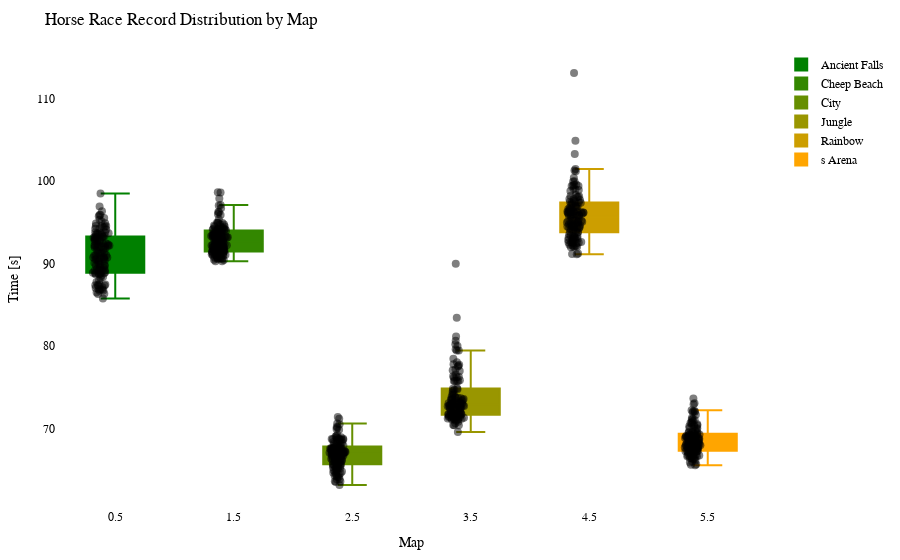

The notebook cell this image was saved under:
### Code cell
import plotly.graph_objects as go
import plotly.io as pio

df = getRecordsDataframe(minigame="Pferderennen")

# Calculate the offset for centering the data points
num_columns = len(df.columns)
offset = 0.5

# Create a Swarm plot using Plotly
fig = go.Figure()

cmap = LinearSegmentedColormap.from_list("green_orange", ["green", "orange"])
colors = [to_hex(cmap(i / (num_columns - 1))) for i in range(num_columns)]

for i, (column, color) in enumerate(zip(df.columns, colors)):
    x_values = [i + offset] * len(df[column])  # Adjust x-values with offset for horizontal centering
    fig.add_trace(go.Box(x=x_values,
                         y=df[column],
                         name=column,
                         boxpoints='all',
                         pointpos=-0.5,  # Adjust point position to prevent overlapping
                         marker=dict(color='rgba(0,0,0,0.5)', size=8),  # Adjust marker color and size
                         line=dict(color=color),
                         fillcolor=color,
                         hovertext=df_to_html.index,
                         hoverinfo='name+text+y',
                         showlegend=True))

fig.update_layout(title="Horse Race Record Distribution by Map",
                  xaxis=dict(title="Map"),
                  yaxis=dict(title="Time [s]"),
                  showlegend=True,
                  font=dict(family="Arial", size=12, color="black"),  # Customize font
                  plot_bgcolor="white",  # Set background color
                  margin=dict(l=50, r=50, t=50, b=50),  # Adjust margins for better layout
                  )

pio.show(fig)

pio.write_html(fig, "out/pferd_swarm_plot.html")

### Figure 1 — Plotly figure (JSON) as saved in the notebook; plotly's stock layout.template omitted (floating-point values rounded to 4 significant figures; data arrays with more than 128 entries replaced by an {"elided": "..."} marker saying what was removed)
{"data": [{"boxpoints": "all", "fillcolor": "#008000", "hoverinfo": "name+text+y", "hovertext": {"elided": "133 str values"}, "line": {"color": "#008000"}, "marker": {"color": "rgba(0,0,0,0.5)", "size": 8}, "name": "Ancient Falls", "pointpos": -0.5, "showlegend": true, "type": "box", "x": {"elided": "133 float values"}, "y": {"elided": "133 float values"}}, {"boxpoints": "all", "fillcolor": "#338700", "hoverinfo": "name+text+y", "hovertext": {"elided": "133 str values"}, "line": {"color": "#338700"}, "marker": {"color": "rgba(0,0,0,0.5)", "size": 8}, "name": "Cheep Beach", "pointpos": -0.5, "showlegend": true, "type": "box", "x": {"elided": "133 float values"}, "y": {"elided": "133 float values"}}, {"boxpoints": "all", "fillcolor": "#668f00", "hoverinfo": "name+text+y", "hovertext": {"elided": "133 str values"}, "line": {"color": "#668f00"}, "marker": {"color": "rgba(0,0,0,0.5)", "size": 8}, "name": "City", "pointpos": -0.5, "showlegend": true, "type": "box", "x": {"elided": "133 float values"}, "y": {"elided": "133 float values"}}, {"boxpoints": "all", "fillcolor": "#999600", "hoverinfo": "name+text+y", "hovertext": {"elided": "133 str values"}, "line": {"color": "#999600"}, "marker": {"color": "rgba(0,0,0,0.5)", "size": 8}, "name": "Jungle", "pointpos": -0.5, "showlegend": true, "type": "box", "x": {"elided": "133 float values"}, "y": {"elided": "133 float values"}}, {"boxpoints": "all", "fillcolor": "#cc9e00", "hoverinfo": "name+text+y", "hovertext": {"elided": "133 str values"}, "line": {"color": "#cc9e00"}, "marker": {"color": "rgba(0,0,0,0.5)", "size": 8}, "name": "Rainbow", "pointpos": -0.5, "showlegend": true, "type": "box", "x": {"elided": "133 float values"}, "y": {"elided": "133 float values"}}, {"boxpoints": "all", "fillcolor": "#ffa500", "hoverinfo": "name+text+y", "hovertext": {"elided": "133 str values"}, "line": {"color": "#ffa500"}, "marker": {"color": "rgba(0,0,0,0.5)", "size": 8}, "name": "s Arena", "pointpos": -0.5, "showlegend": true, "type": "box", "x": {"elided": "133 float values"}, "y": {"elided": "133 float values"}}], "layout": {"font": {"color": "black", "family": "Arial", "size": 12}, "margin": {"b": 50, "l": 50, "r": 50, "t": 50}, "plot_bgcolor": "white", "showlegend": true, "title": {"text": "Horse Race Record Distribution by Map"}, "xaxis": {"title": {"text": "Map"}}, "yaxis": {"title": {"text": "Time [s]"}}}}
